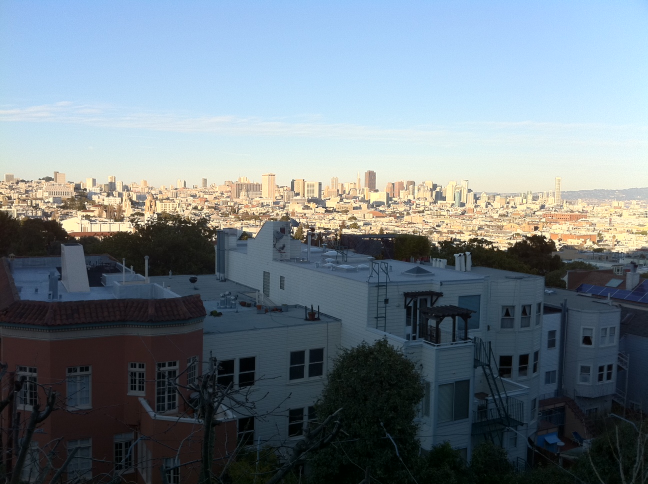
#> input picture Resource/sf_view2.jpg, 1296 x 968 px, given in place of Resourceeatles.jpg, which was not available (shown at 1/2 size)
$ python C3_p64.py
#> lines starting #> are read from the running program, lines starting #| are printed output that depends on the picture; pictures that were not available may be replaced by others from this repository, and a replacement may not be noted
### C3/warp.py
#import matplotlib.delaunay as md
from scipy import ndimage
import pylab as pl
import numpy as np

import homography

def image_in_image(im1,im2,tp):
    """
    Put im1 in im2 with an affine transformation
    such that corners are as close to tp as possible.
    tp are homogeneous and counter-clockwise from top left.
    """

    # points to warp from
    m,n = im1.shape[:2]
    fp = np.array([[0,m,m,0],[0,0,n,n],[1,1,1,1]])

    # compute affine transform and apply
    H = homography.Haffine_from_points(tp, fp)
    im1_t = ndimage.affine_transform(im1,H[:2,:2],
                    (H[0,2],H[1,2]),im2.shape[:2])
    alpha = (im1_t > 0)

    return (1-alpha)*im2 + alpha*im1_t

### C3/homography.py
import numpy as np
from scipy import ndimage

# [55 lines left out: functions normalize, make_honog, H_from_points, not called in this run]

def Haffine_from_points(fp,tp):
    """
    Find H, affine transformation, such that
    tp is affine transf of fp.
    """

    if fp.shape != tp.shape:
        raise RuntimeError('number fo points do not match')

    # condition points
    # --from points--

    m = np.mean(tp[:2], axis=1)
    maxstd = max(np.std(fp[:2], axis=1)) + 1e-9

    C1 = np.diag([1/maxstd, 1/maxstd, 1])
    C1[0][2] = -m[0] / maxstd
    C1[1][2] = -m[1] / maxstd
    fp_cond = np.dot(C1, fp)

    # --to points--
    m = np.mean(tp[:2], axis=1)
    C2 = C1.copy()
    C2[0][2] = -m[0] / maxstd
    C2[1][2] = -m[1] / maxstd
    tp_cond = np.dot(C2, tp)

    # conditioned points have mean zero, so translation is zero
    A = np.concatenate((fp_cond[:2],tp_cond[:2]), axis=0)
    U,S,V = np.linalg.svd(A.T)

    # create B and C matries as Hartley-Zisserman (2:nd ed) p 130
    tmp = V[:2].T
    B = tmp[:2]
    C = tmp[2:4]

    tmp2 = np.concatenate((np.dot(C,np.linalg.pinv(B), np.zeros((2,1)))), axis=1)
    H =np.vstack((tmp2, [0,0,1]))

    # decondition
    H = np.dot(np.linalg.inv(C2), np.dot(H,C1))

    return H / H[2,2]

### C3/C3_p64.py
import numpy as np
import pylab as pl
from PIL import Image

import warp

# example of affine warp of im1 onto im2
im1 = np.array(Image.open('.\Resource\beatles.jpg').convert('L'))
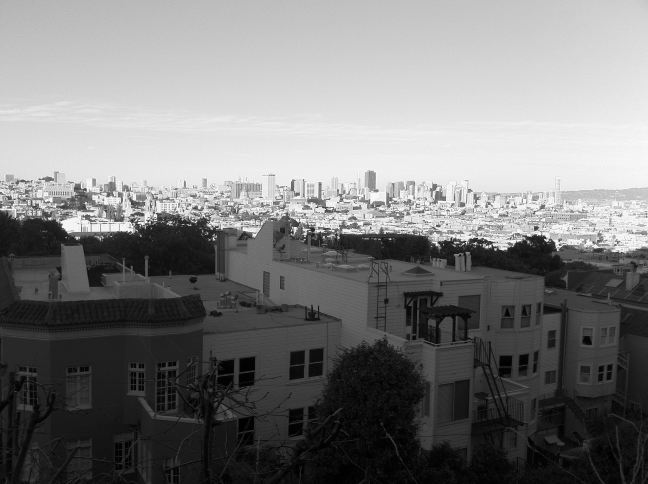
#> im1: shape (968, 1296) (shown at 1/2 size); min 0, max 254, mean 123.3
im2 = np.array(Image.open('.\Resource\sf_view1.jpg').convert('L'))
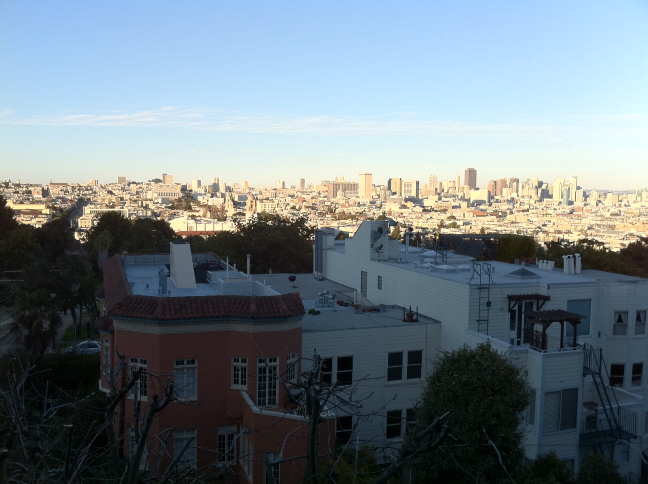
#> input picture Resource/sf_view1.jpg, 1296 x 968 px, found by its file name (shown at 1/2 size)
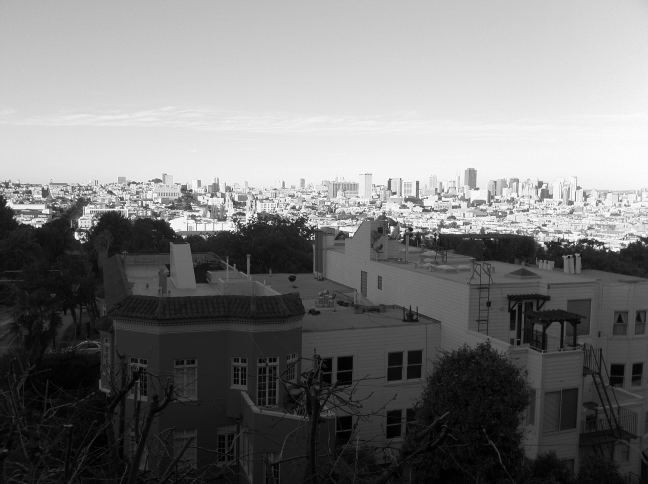
#> im2: shape (968, 1296) (shown at 1/2 size); min 0, max 254, mean 121.9

# set to points
tp = np.array([[264,538,540,264],[40,36,605,605],[1,1,1,1]])

im3 = warp.image_in_image(im1, im2, tp)
#> (the run stopped early here; a loop or call above may not have finished)
